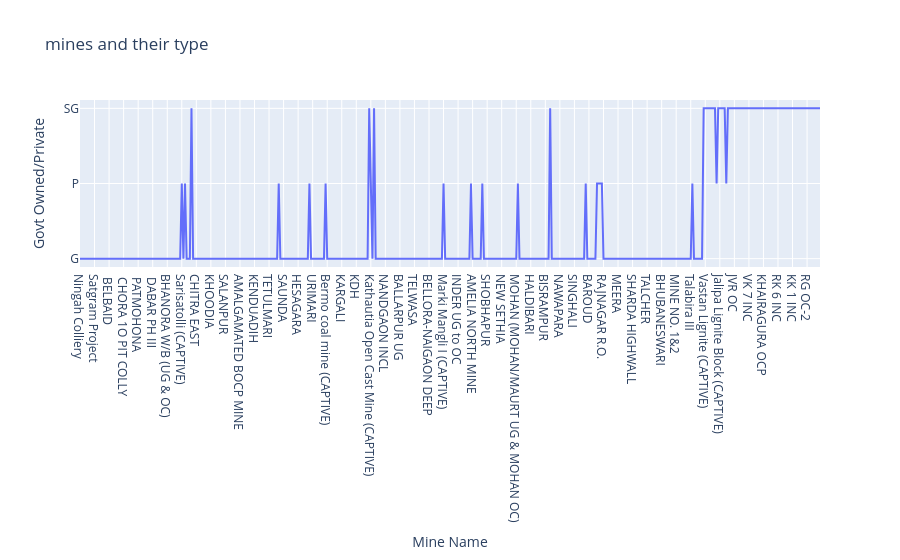

The code cell stored with this chart in its notebook:
### Code cell
fig1=px.line(data,x="Mine Name",y="Govt Owned/Private",title="mines and their type")
fig1.show()

### Figure 1 — Plotly figure (JSON) as saved in the notebook; plotly's stock layout.template omitted (floating-point values rounded to 4 significant figures; data arrays with more than 128 entries replaced by an {"elided": "..."} marker saying what was removed)
{"data": [{"hovertemplate": "Mine Name=%{x}<br>Govt Owned/Private=%{y}<extra></extra>", "legendgroup": "", "line": {"color": "#636efa", "dash": "solid"}, "marker": {"symbol": "circle"}, "mode": "lines", "name": "", "orientation": "v", "showlegend": false, "type": "scatter", "x": {"elided": "459 str values"}, "xaxis": "x", "y": {"elided": "459 str values"}, "yaxis": "y"}], "layout": {"legend": {"tracegroupgap": 0}, "title": {"text": "mines and their type"}, "xaxis": {"anchor": "y", "domain": [0, 1], "title": {"text": "Mine Name"}}, "yaxis": {"anchor": "x", "domain": [0, 1], "title": {"text": "Govt Owned/Private"}}}}
